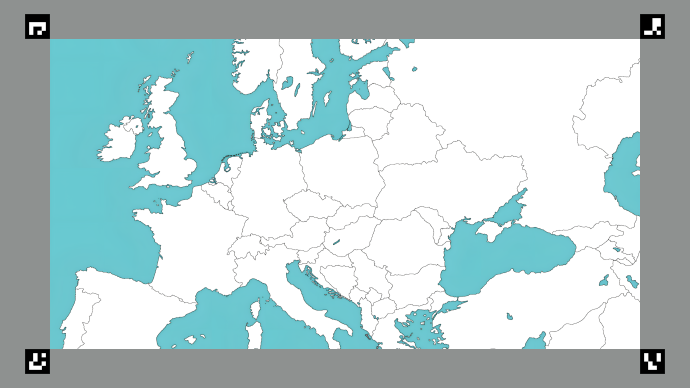
#> input picture images/map_with_markers.png, 1380 x 776 px, found by its file name (shown at 1/2 size)
$ python test_detection.py
#> lines starting #> are read from the running program, lines starting #| are printed output that depends on the picture
#> further down, image is the input picture: shape (776, 1380, 3); mean B, G, R 205.5, 204, 182.4
### src/utils/image.py
import cv2
import imutils
import numpy as np


def augment_image(image):
    # apply different augmentations to the image: rotate, resize, skew
    width = image.shape[1]
#> width = 1380
    height = image.shape[0]
#> height = 776

    images = []
    images.append(image)

    # rotate
    images.append(imutils.rotate(image, 180))

    # resize
    images.append(imutils.resize(image, width=600))

    # change perspective
    pts1 = np.float32([[0, 0], [width, 0], [width, 387], [0, height]])
    pts2 = np.float32([[0, 10], [width, 10], [width, 300], [50, height - 10]])
    M = cv2.getPerspectiveTransform(pts1, pts2)
    images.append(cv2.warpPerspective(image, M, image.shape[:2][::-1]))

    return images

### src/test_detection.py
from pathlib import Path

import cv2
import numpy as np
from loguru import logger

from utils.image import augment_image

image_folder = Path("images")

image = cv2.imread(image_folder / "map_with_markers.png")

logger.info(f"Type of image: {type(image)}")


def detect_aruco_markers(image, aruco_dict_id=cv2.aruco.DICT_4X4_100):
    aruco_dict = cv2.aruco.getPredefinedDictionary(aruco_dict_id)
    aruco_params = cv2.aruco.DetectorParameters()
    aruco_detector = cv2.aruco.ArucoDetector(aruco_dict, aruco_params)

    return aruco_detector.detectMarkers(image)


def retrieve_orthogonal_rectangle_between_markers(
    image: np.ndarray, detected_markers_dict: dict
):
    """
    Retrieve the transformed rectangle between the detected markers in the image.
    The rectangle is defined by the inner corners of four detected markers.

    cv2 aruco coordinates are ordered as:
        0: top left corner
        1: top right
        2: bottom right
        3: bottom left

    Parameters:
        image: The image containing the detected markers.
        detected_markers: The four detected markers that form the corners of the rectangle.
            top-left: bottom-right of marker with ID 1
            top-right: bottom-left of marker with ID 2
            bottom-right: top-left of marker with ID 3
            bottom-left: top-right of marker with ID 4

    Returns:
        Image containing only the rectangle defined by the detected markers.
    """
    if len(detected_markers_dict) < 4:
        raise ValueError("At least four markers are required to define the rectangle.")

    # Extract the necessary corners of the markers in the expected order
    # aruco marker corners are ordered as
    top_left = detected_markers_dict[1][2]
    top_right = detected_markers_dict[2][3]
    bottom_right = detected_markers_dict[3][0]
    bottom_left = detected_markers_dict[4][1]

    src_points = np.array(
        [top_left, top_right, bottom_right, bottom_left], dtype=np.float32
    )

    # Define the destination points for the orthogonal rectangle
    image_height, image_width = image.shape[:2]
    dst_points = np.array(
        [[0, 0], [image_width, 0], [image_width, image_height], [0, image_height]],
        dtype=np.float32,
    )

    M = cv2.getPerspectiveTransform(src_points, dst_points)
    warped_image = cv2.warpPerspective(image, M, (image_width, image_height))

    return warped_image


if __name__ == "__main__":

    images = augment_image(image)
#> images = 4 items
    for image in images:
        cv2.imshow("Image after aug, before detection.", image)

        cv2.waitKey(0)
        cv2.destroyAllWindows()
        corners, ids, _ = detect_aruco_markers(image)
        if ids is not None:
            logger.info(f"Detected {len(ids)} markers")

        marker_dict = {
            id[0]: marker_corners[0] for id, marker_corners in zip(ids, corners)
        }

        image = retrieve_orthogonal_rectangle_between_markers(image, marker_dict)

        cv2.imshow("Image after transformation", image)

        cv2.waitKey(0)
        cv2.destroyAllWindows()
#> this loop made 4 passes
#> (ids, src_points in retrieve_orthogonal_rectangle_between_markers, image_height in retrieve_orthogonal_rectangle_between_markers, image_width in retrieve_orthogonal_rectangle_between_markers, dst_points in retrieve_orthogonal_rectangle_between_markers) on passes 1, 3, 4: ([3, 4, 2, 1], [[99, 77], [1280, 77], [1280, 698], [99, 698]], 776, 1380, [[0, 0], [1380, 0], [1380, 776], [0, 776]]), ([4, 1, 3, 2], [[43, 33], [556, 33], [556, 303], [43, 303]], 337, 600, [[0, 0], [600, 0], [600, 337], [0, 337]]), ([1, 4, 2, 3], [[133, 86], [1304, 70], [1305, 537], [169, 677]], 776, 1380, [[0, 0], [1380, 0], [1380, 776], [0, 776]])
#> (ids, src_points in retrieve_orthogonal_rectangle_between_markers, image_height in retrieve_orthogonal_rectangle_between_markers, image_width in retrieve_orthogonal_rectangle_between_markers, dst_points in retrieve_orthogonal_rectangle_between_markers, M in retrieve_orthogonal_rectangle_between_markers) on pass 2: ([1, 2, 4, 3], [[1281, 699], [100, 699], [100, 78], [1281, 78]], 776, 1380, [[0, 0], [1380, 0], [1380, 776], [0, 776]], [[-1.17, 0, 1496.9], [0, -1.25, 873.5], [0, 0, 1]])
#> pass 1, in retrieve_orthogonal_rectangle_between_markers, `warped_image = cv2.warpPerspective(image, M, (image_width, image_heigh..`:
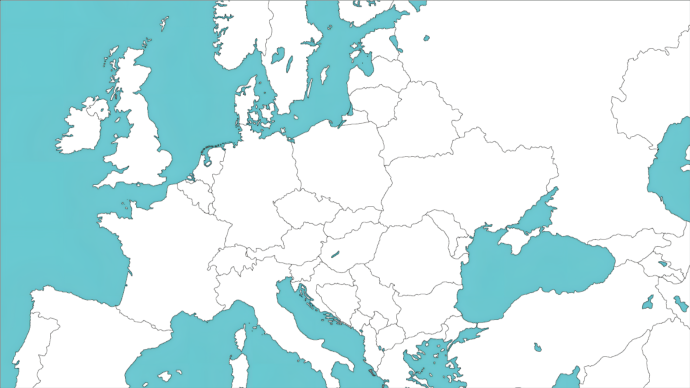
#> warped_image: shape (776, 1380, 3) (shown at 1/2 size); mean B, G, R 234.9, 232.3, 202.1
#> pass 2, `cv2.imshow("Image after aug, before detection.", image)`:
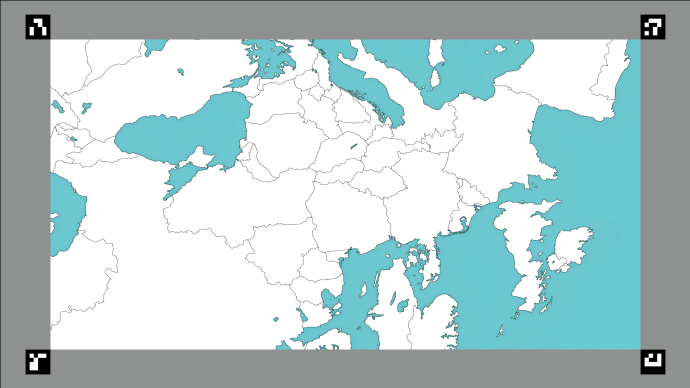
#> window 'Image after aug, before detect': shape (776, 1380, 3) (shown at 1/2 size); mean B, G, R 205.2, 203.7, 182.1
#> pass 3, in retrieve_orthogonal_rectangle_between_markers (call 3), `warped_image = cv2.warpPerspective(image, M, (image_width, image_heigh..`:
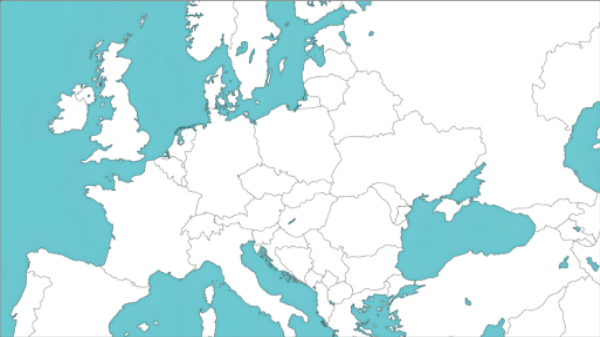
#> warped_image: shape (337, 600, 3); mean of channels 0, 1, 2 234.8, 232.2, 202; drawn as B, G, R
